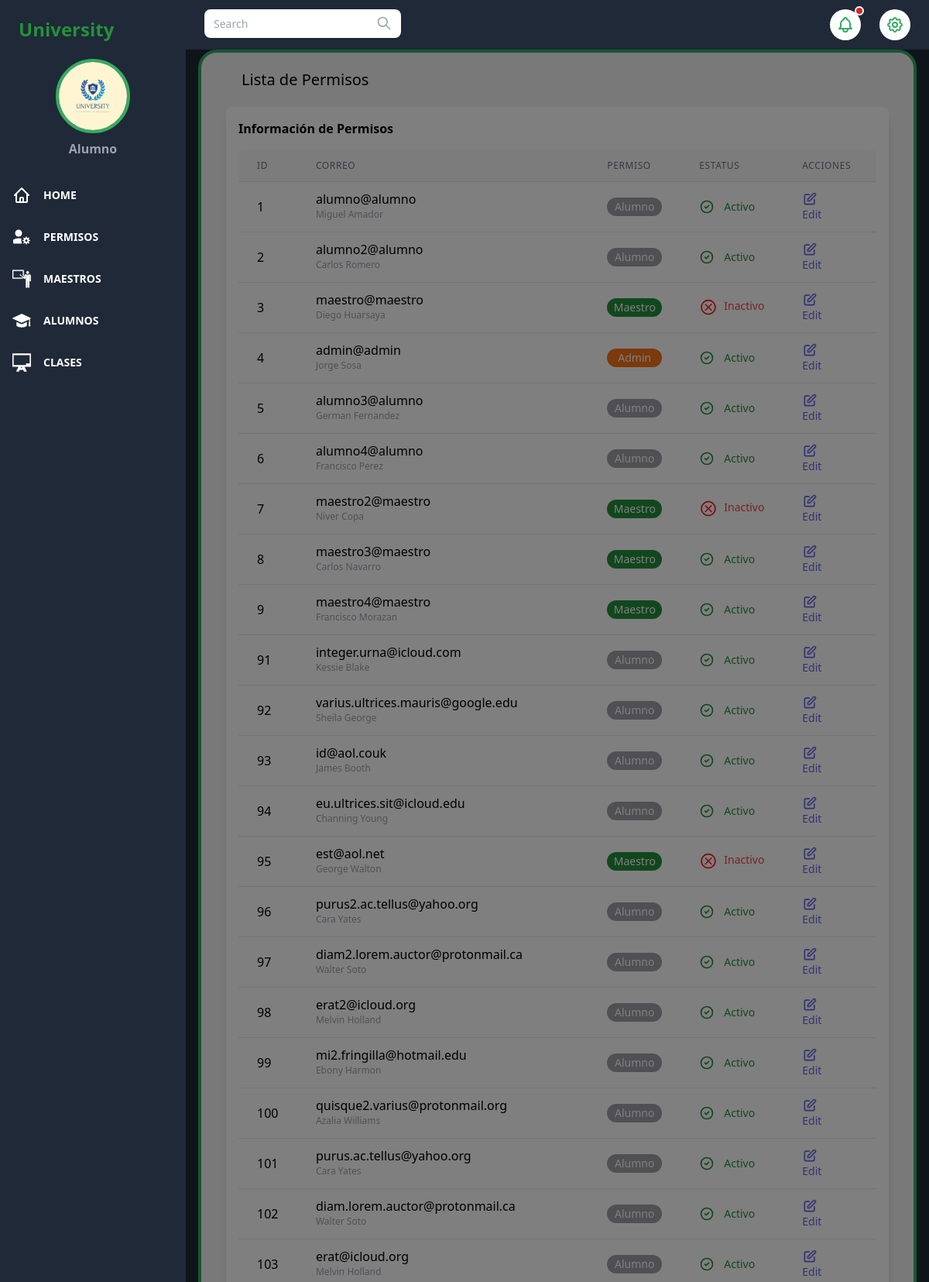
The app's page /permisos (signed in, upper part) with its own data.
### tables this page shows
CREATE TABLE `usuarios` (
  `id` int(11) NOT NULL,
  `dni` varchar(50) DEFAULT NULL,
  `nombre` varchar(150) DEFAULT NULL,
  `correo` varchar(250) DEFAULT NULL,
  `password` varchar(250) DEFAULT NULL,
  `direccion` varchar(200) DEFAULT NULL,
  `fecha_nac` date DEFAULT NULL,
  `clase_id` int(11) DEFAULT NULL,
  `rol_id` int(11) DEFAULT NULL,
  `estatus` tinyint(1) DEFAULT NULL
);

### views/permisos/read.php (the view, shortened to what the rows shown need)
<!DOCTYPE html>
<html x-data="data('bienvenido')" lang="es">
<head>
    <link href="../css/output.css" rel="stylesheet">
</head>
<body>
    <?php
    require_once $_SERVER["DOCUMENT_ROOT"] . "/models/Model.php";
    $rol = $_SESSION["user"]["Rol"];
    ?>
    <div class="flex h-screen bg-gray-800 " :class="{ 'overflow-hidden': isSideMenuOpen }">
        <div class="flex flex-col flex-1 w-full overflow-y-auto">
            <main class="">
                <div class="grid mb-4 pb-10 px-8 mx-4 rounded-3xl bg-gray-100 border-4 border-green-400">
                    <h1 class="mt-5 mx-5 text-xl">Lista de Permisos</h1>
                    <div class="grid grid-cols-12 gap-6">
                        <div class="grid grid-cols-12 col-span-12 gap-6 xxl:col-span-9">
                            <div class='col-span-12 mt-5'>
                                <div class="grid gap-2 grid-cols-1 lg:grid-cols-1">
                                    <div class="bg-white p-4 shadow-lg rounded-lg">
                                        <h2 class="font-bold text-base">Información de Permisos</h2>
                                        <div class="mt-4">
                                            <div class="flex flex-col">
                                                <div class="-my-2 overflow-x-auto">
                                                    <div class="py-2 align-middle inline-block min-w-full">
                                                        <div class="shadow overflow-hidden border-b border-gray-200 sm:rounded-lg bg-white">
                                                            <table class="min-w-full divide-y divide-gray-200">
                                                                <thead>
                                                                    <tr>
                                                                        <th class="px-6 py-3 bg-gray-50 text-xs leading-4 font-medium text-gray-500 uppercase tracking-wider">
                                                                            <div class="flex cursor-pointer">
                                                                                <span class="mr-2">Id</span>
                                                                            </div>
                                                                        </th>
                                                                        <th class="px-6 py-3 bg-gray-50 text-xs leading-4 font-medium text-gray-500 uppercase tracking-wider">
                                                                            <div class="flex cursor-pointer">
                                                                                <span class="mr-2">Correo</span>
                                                                            </div>
                                                                        </th>
                                                                        <th class="px-6 py-3 bg-gray-50 text-xs leading-4 font-medium text-gray-500 uppercase tracking-wider">
                                                                            <div class="flex cursor-pointer">
                                                                                <span class="mr-2">Permiso</span>
                                                                            </div>
                                                                        </th>
                                                                        <th class="px-6 py-3 bg-gray-50 text-xs leading-4 font-medium text-gray-500 uppercase tracking-wider">
                                                                            <div class="flex cursor-pointer">
                                                                                <span class="mr-2">Estatus</span>
                                                                            </div>
                                                                        </th>
                                                                        <th class="px-6 py-3 bg-gray-50 text-xs leading-4 font-medium text-gray-500 uppercase tracking-wider">
                                                                            <div class="flex cursor-pointer">
                                                                                <span class="mr-2">Acciones</span>
                                                                            </div>
                                                                        </th>
                                                                    </tr>
                                                                </thead>
                                                                <tbody class="bg-white divide-y divide-gray-200">
                                                                    <?php
                                                                    foreach ($permisos as $permiso) {
                                                                        switch ($permiso["rol_id"]) {
                                                                            case 1:
                                                                                $rol = "Admin";
                                                                                $estilo = "bg-orange-500 text-white rounded-full px-2 py-0.5";
                                                                                break;
                                                                            case 2:
                                                                                $rol = "Maestro";
                                                                                $estilo = "bg-green-500 text-white rounded-full px-2 py-0.5";
                                                                                break;
                                                                            case 3:
                                                                                $rol = "Alumno";
                                                                                $estilo = "bg-zinc-400 text-white rounded-full px-2 py-0.5";
                                                                                break;
                                                                        }
                                                                        $status = $permiso["estatus"] == 1 ? "Activo" : "Inactivo";
                                                                    ?>
                                                                        <tr>
                                                                            <td class="px-6 py-3 whitespace-no-wrap text-md leading-5">
                                                                                <p><?= $permiso["id"] ?></p>
                                                                            </td>
                                                                            <td class="px-6 py-3 whitespace-no-wrap text-md leading-5">
                                                                                <p><?= $permiso["correo"] ?></p>
                                                                                <p class="text-xs text-gray-400"><?= $permiso["nombre"] ?></p>
                                                                            </td>
                                                                            <td class="px-6 py-3 whitespace-no-wrap text-center text-sm leading-5">
                                                                                <p class="<?= $estilo ?>"><?= $rol ?></p>
                                                                            </td>
                                                                            <td class="px-6 py-3 whitespace-no-wrap text-sm leading-5">
                                                                                <div class="flex text-green-500">
                                                                                    <?php
                                                                                    if ($permiso["estatus"] == 1) {
                                                                                    ?>
                                                                                        <svg xmlns="http://www.w3.org/2000/svg" class="w-5 h-5 mr-1" fill="none" viewBox="0 0 24 24" stroke="currentColor">
                                                                                            <path stroke-linecap="round" stroke-linejoin="round" stroke-width="2" d="M9 12l2 2 4-4m6 2a9 9 0 11-18 0 9 9 0 0118 0z" />
                                                                                        </svg>
                                                                                        <p class="ml-2"><?= $status ?></p>
                                                                                    <?php
                                                                                    }
                                                                                    if (($permiso["estatus"] == 0)) {
                                                                                    ?>
                                                                                        <p class="ml-2 text-red-500 hover:text-red-600"><?= $status ?></p>
                                                                                    <?php
                                                                                    }
                                                                                    ?>
                                                                                </div>
                                                                            </td>
                                                                            <td class="px-6 py-3 whitespace-no-wrap text-sm leading-5">
                                                                                <div class="flex space-x-4" id="open-btn">
                                                                                    <a class="text-blue-500 hover:text-blue-600" href="/permisos/edit?id=<?= $permiso["id"] ?>">
                                                                                        <svg xmlns="http://www.w3.org/2000/svg" class="w-5 h-5 mr-1" fill="none" viewBox="0 0 24 24" stroke="currentColor">
                                                                                            <path stroke-linecap="round" stroke-linejoin="round" stroke-width="2" d="M11 5H6a2 2 0 00-2 2v11a2 2 0 002 2h11a2 2 0 002-2v-5m-1.414-9.414a2 2 0 112.828 2.828L11.828 15H9v-2.828l8.586-8.586z" />
                                                                                        </svg>
                                                                                        <p>Edit</p>
                                                                                    </a>
                                                                                </div>
                                                                            </td>
                                                                        </tr>
                                                                    <?php
                                                                    }
                                                                    ?>
                                                                </tbody>
                                                            </table>
                                                        </div>
                                                    </div>
                                                </div>
                                            </div>
                                        </div>
                                    </div>
                                </div>
                            </div>
                        </div>
                    </div>
                </div>
            </main>
        </div>
    </div>
</body>
</html>

### records on screen
usuarios: id "1", correo "alumno@alumno", nombre "Miguel Amador", rol "Alumno", estatus "Activo"
usuarios: id "2", correo "alumno2@alumno", nombre "Carlos Romero", rol "Alumno", estatus "Activo"
usuarios: id "3", correo "maestro@maestro", nombre "Diego Huarsaya", rol "Maestro", estatus "Inactivo"
usuarios: id "4", correo "admin@admin", nombre "Jorge Sosa", rol "Admin", estatus "Activo"
usuarios: id "5", correo "alumno3@alumno", nombre "German Fernandez", rol "Alumno", estatus "Activo"
usuarios: id "6", correo "alumno4@alumno", nombre "Francisco Perez", rol "Alumno", estatus "Activo"
usuarios: id "7", correo "maestro2@maestro", nombre "Niver Copa", rol "Maestro", estatus "Inactivo"
usuarios: id "8", correo "maestro3@maestro", nombre "Carlos Navarro", rol "Maestro", estatus "Activo"
usuarios: id "9", correo "maestro4@maestro", nombre "Francisco Morazan", rol "Maestro", estatus "Activo"
usuarios: id "91", correo "integer.urna@icloud.com", nombre "Kessie Blake", rol "Alumno", estatus "Activo"
usuarios: id "92", correo "varius.ultrices.mauris@google.edu", nombre "Sheila George", rol "Alumno", estatus "Activo"
usuarios: id "93", correo "id@aol.couk", nombre "James Booth", rol "Alumno", estatus "Activo"
usuarios: id "94", correo "eu.ultrices.sit@icloud.edu", nombre "Channing Young", rol "Alumno", estatus "Activo"
usuarios: id "95", correo "est@aol.net", nombre "George Walton", rol "Maestro", estatus "Inactivo"
usuarios: id "96", correo "purus2.ac.tellus@yahoo.org", nombre "Cara Yates", rol "Alumno", estatus "Activo"
usuarios: id "97", correo "diam2.lorem.auctor@protonmail.ca", nombre "Walter Soto", rol "Alumno", estatus "Activo"
usuarios: id "98", correo "erat2@icloud.org", nombre "Melvin Holland", rol "Alumno", estatus "Activo"
usuarios: id "99", correo "mi2.fringilla@hotmail.edu", nombre "Ebony Harmon", rol "Alumno", estatus "Activo"
usuarios: id "100", correo "quisque2.varius@protonmail.org", nombre "Azalia Williams", rol "Alumno", estatus "Activo"
usuarios: id "101", correo "purus.ac.tellus@yahoo.org", nombre "Cara Yates", rol "Alumno", estatus "Activo"
usuarios: id "102", correo "diam.lorem.auctor@protonmail.ca", nombre "Walter Soto", rol "Alumno", estatus "Activo"
usuarios: id "103", correo "erat@icloud.org", nombre "Melvin Holland", rol "Alumno", estatus "Activo"

### other values on screen
$rol "Alumno"
